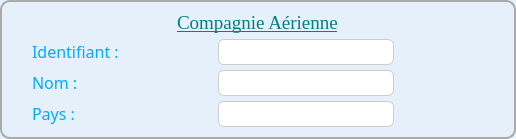
             <widget class="QFrame" name="frame_26">
              <property name="sizePolicy">
               <sizepolicy hsizetype="Preferred" vsizetype="Ignored">
                <horstretch>0</horstretch>
                <verstretch>0</verstretch>
               </sizepolicy>
              </property>
              <property name="styleSheet">
               <string notr="true">QFrame {
border : 2px solid #aaaaaa;
background-color : #E6F0FA;
border-radius : 10px;
}
</string>
              </property>
              <property name="frameShape">
               <enum>QFrame::Shape::StyledPanel</enum>
              </property>
              <property name="frameShadow">
               <enum>QFrame::Shadow::Raised</enum>
              </property>
              <layout class="QGridLayout" name="gridLayout_43">
               <property name="leftMargin">
                <number>30</number>
               </property>
               <property name="topMargin">
                <number>10</number>
               </property>
               <property name="rightMargin">
                <number>30</number>
               </property>
               <property name="bottomMargin">
                <number>10</number>
               </property>
               <property name="horizontalSpacing">
                <number>50</number>
               </property>
               <property name="verticalSpacing">
                <number>5</number>
               </property>
               <item row="1" column="2">
                <widget class="QLineEdit" name="apModIdentifiantCompagnie">
                 <property name="sizePolicy">
                  <sizepolicy hsizetype="Expanding" vsizetype="Expanding">
                   <horstretch>0</horstretch>
                   <verstretch>0</verstretch>
                  </sizepolicy>
                 </property>
                 <property name="minimumSize">
                  <size>
                   <width>80</width>
                   <height>25</height>
                  </size>
                 </property>
                 <property name="maximumSize">
                  <size>
                   <width>600</width>
                   <height>40</height>
                  </size>
                 </property>
                 <property name="font">
                  <font>
                   <family>Times New Roman</family>
                   <pointsize>14</pointsize>
                  </font>
                 </property>
                 <property name="styleSheet">
                  <string notr="true">QLineEdit {
  border: 1px solid #ccc;
  border-radius: 6px;
}
QLineEdit:focus {
background-color : white;
}</string>
                 </property>
                 <property name="alignment">
                  <set>Qt::AlignmentFlag::AlignCenter</set>
                 </property>
                 <property name="readOnly">
                  <bool>true</bool>
                 </property>
                </widget>
               </item>
               <item row="2" column="3">
                <spacer name="horizontalSpacer_131">
                 <property name="orientation">
                  <enum>Qt::Orientation::Horizontal</enum>
                 </property>
                 <property name="sizeType">
                  <enum>QSizePolicy::Policy::Preferred</enum>
                 </property>
                 <property name="sizeHint" stdset="0">
                  <size>
                   <width>40</width>
                   <height>20</height>
                  </size>
                 </property>
                </spacer>
               </item>
               <item row="2" column="0">
                <widget class="QLabel" name="label_232">
                 <property name="sizePolicy">
                  <sizepolicy hsizetype="Fixed" vsizetype="Fixed">
                   <horstretch>0</horstretch>
                   <verstretch>0</verstretch>
                  </sizepolicy>
                 </property>
                 <property name="font">
                  <font>
                   <family>Calisto MT</family>
                   <pointsize>12</pointsize>
                  </font>
                 </property>
                 <property name="styleSheet">
                  <string>QLabel {
border : none;
color: #00aaff;
}</string>
                 </property>
                 <property name="text">
                  <string>Nom :</string>
                 </property>
                </widget>
               </item>
               <item row="3" column="3">
                <spacer name="horizontalSpacer_132">
                 <property name="orientation">
                  <enum>Qt::Orientation::Horizontal</enum>
                 </property>
                 <property name="sizeType">
                  <enum>QSizePolicy::Policy::Preferred</enum>
                 </property>
                 <property name="sizeHint" stdset="0">
                  <size>
                   <width>40</width>
                   <height>20</height>
                  </size>
                 </property>
                </spacer>
               </item>
               <item row="3" column="1">
                <spacer name="horizontalSpacer_133">
                 <property name="orientation">
                  <enum>Qt::Orientation::Horizontal</enum>
                 </property>
                 <property name="sizeType">
                  <enum>QSizePolicy::Policy::Preferred</enum>
                 </property>
                 <property name="sizeHint" stdset="0">
                  <size>
                   <width>40</width>
                   <height>20</height>
                  </size>
                 </property>
                </spacer>
               </item>
               <item row="2" column="1">
                <spacer name="horizontalSpacer_134">
                 <property name="orientation">
                  <enum>Qt::Orientation::Horizontal</enum>
                 </property>
                 <property name="sizeType">
                  <enum>QSizePolicy::Policy::Preferred</enum>
                 </property>
                 <property name="sizeHint" stdset="0">
                  <size>
                   <width>40</width>
                   <height>20</height>
                  </size>
                 </property>
                </spacer>
               </item>
               <item row="1" column="3">
                <spacer name="horizontalSpacer_135">
                 <property name="orientation">
                  <enum>Qt::Orientation::Horizontal</enum>
                 </property>
                 <property name="sizeType">
                  <enum>QSizePolicy::Policy::Preferred</enum>
                 </property>
                 <property name="sizeHint" stdset="0">
                  <size>
                   <width>40</width>
                   <height>20</height>
                  </size>
                 </property>
                </spacer>
               </item>
               <item row="2" column="2">
                <widget class="QLineEdit" name="apModNomCompagnie">
                 <property name="sizePolicy">
                  <sizepolicy hsizetype="Expanding" vsizetype="Expanding">
                   <horstretch>0</horstretch>
                   <verstretch>0</verstretch>
                  </sizepolicy>
                 </property>
                 <property name="minimumSize">
                  <size>
                   <width>80</width>
                   <height>25</height>
                  </size>
                 </property>
                 <property name="maximumSize">
                  <size>
                   <width>600</width>
                   <height>40</height>
                  </size>
                 </property>
                 <property name="font">
                  <font>
                   <family>Times New Roman</family>
                   <pointsize>14</pointsize>
                  </font>
                 </property>
                 <property name="styleSheet">
                  <string notr="true">QLineEdit {
  border: 1px solid #ccc;
  border-radius: 6px;
}
QLineEdit:focus {
background-color : white;
}</string>
                 </property>
                 <property name="alignment">
                  <set>Qt::AlignmentFlag::AlignCenter</set>
                 </property>
                 <property name="readOnly">
                  <bool>true</bool>
                 </property>
                </widget>
               </item>
               <item row="1" column="0" colspan="2">
                <widget class="QLabel" name="label_233">
                 <property name="sizePolicy">
                  <sizepolicy hsizetype="Fixed" vsizetype="Fixed">
                   <horstretch>0</horstretch>
                   <verstretch>0</verstretch>
                  </sizepolicy>
                 </property>
                 <property name="font">
                  <font>
                   <family>Calisto MT</family>
                   <pointsize>12</pointsize>
                  </font>
                 </property>
                 <property name="styleSheet">
                  <string>QLabel {
border : none;
color: #00aaff;
}</string>
                 </property>
                 <property name="text">
                  <string>Identifiant :</string>
                 </property>
                </widget>
               </item>
               <item row="3" column="0">
                <widget class="QLabel" name="label_234">
                 <property name="sizePolicy">
                  <sizepolicy hsizetype="Fixed" vsizetype="Fixed">
                   <horstretch>0</horstretch>
                   <verstretch>0</verstretch>
                  </sizepolicy>
                 </property>
                 <property name="font">
                  <font>
                   <family>Calisto MT</family>
                   <pointsize>12</pointsize>
                  </font>
                 </property>
                 <property name="styleSheet">
                  <string>QLabel {
border : none;
color: #00aaff;
}</string>
                 </property>
                 <property name="text">
                  <string>Pays :</string>
                 </property>
                </widget>
               </item>
               <item row="3" column="2">
                <widget class="QLineEdit" name="apModPays">
                 <property name="sizePolicy">
                  <sizepolicy hsizetype="Expanding" vsizetype="Expanding">
                   <horstretch>0</horstretch>
                   <verstretch>0</verstretch>
                  </sizepolicy>
                 </property>
                 <property name="minimumSize">
                  <size>
                   <width>80</width>
                   <height>25</height>
                  </size>
                 </property>
                 <property name="maximumSize">
                  <size>
                   <width>600</width>
                   <height>40</height>
                  </size>
                 </property>
                 <property name="font">
                  <font>
                   <family>Times New Roman</family>
                   <pointsize>14</pointsize>
                  </font>
                 </property>
                 <property name="styleSheet">
                  <string notr="true">QLineEdit {
  border: 1px solid #ccc;
  border-radius: 6px;
}
QLineEdit:focus {
background-color : white;
}</string>
                 </property>
                 <property name="alignment">
                  <set>Qt::AlignmentFlag::AlignCenter</set>
                 </property>
                 <property name="readOnly">
                  <bool>true</bool>
                 </property>
                </widget>
               </item>
               <item row="0" column="0" colspan="4" alignment="Qt::AlignmentFlag::AlignHCenter">
                <widget class="QLabel" name="label_231">
                 <property name="sizePolicy">
                  <sizepolicy hsizetype="Expanding" vsizetype="Fixed">
                   <horstretch>0</horstretch>
                   <verstretch>0</verstretch>
                  </sizepolicy>
                 </property>
                 <property name="font">
                  <font>
                   <family>Times New Roman</family>
                   <pointsize>14</pointsize>
                   <italic>false</italic>
                   <underline>true</underline>
                  </font>
                 </property>
                 <property name="styleSheet">
                  <string notr="true">QLabel {
border : none;
color : teal;
}</string>
                 </property>
                 <property name="text">
                  <string>Compagnie Aérienne</string>
                 </property>
                </widget>
               </item>
              </layout>
             </widget>
